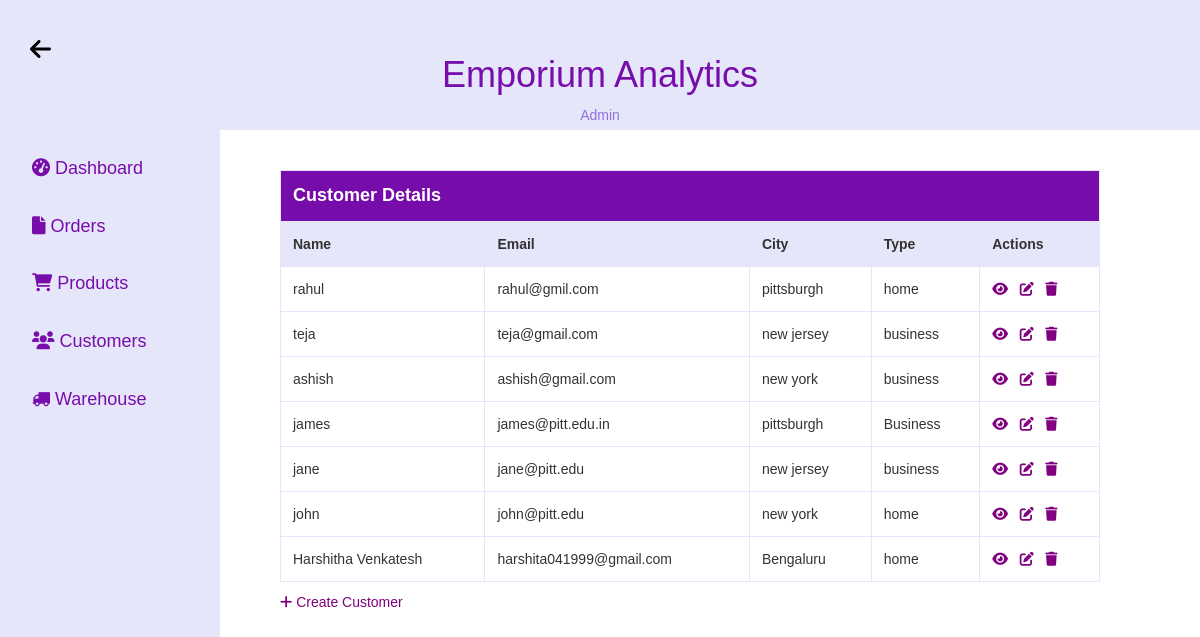
The app's page /customers/, older data.
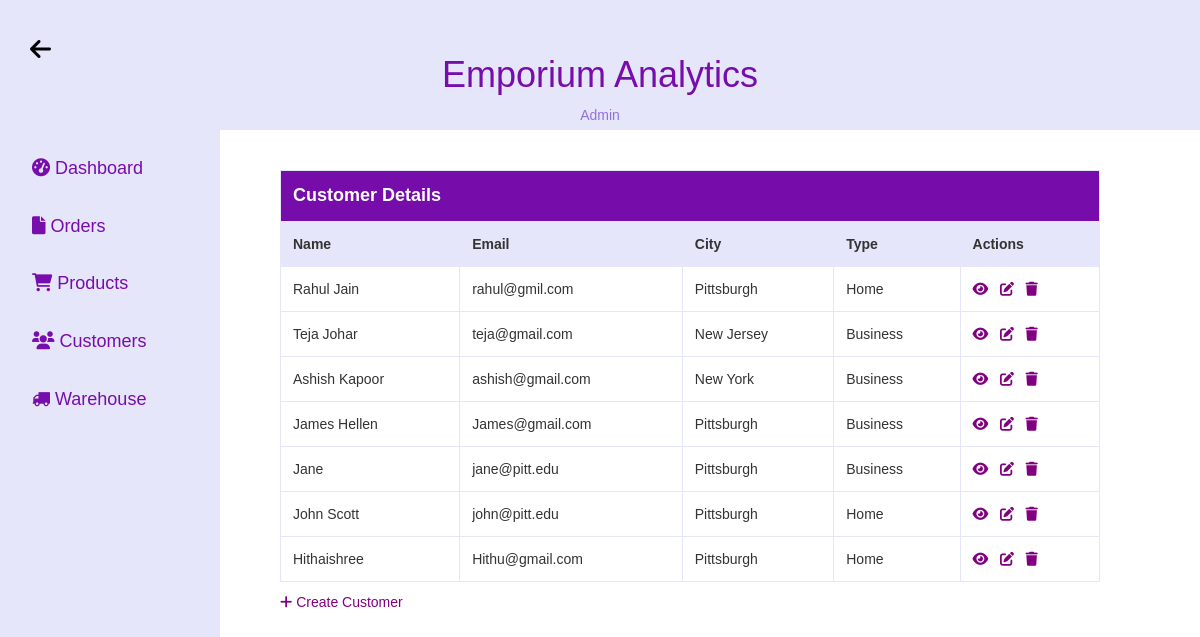
The same page, newer data.
### store/models.py (models this page shows, shortened)
class Customer(models.Model):
    user = models.OneToOneField(User, on_delete=models.CASCADE, null=True, blank=True)
    name = models.CharField(max_length=200, null=True)
    email = models.CharField(max_length=200, null=True)
    city = models.CharField(max_length=200, null=True)
    customer_type = models.TextField(max_length=200, null=True, default=None)

### store/views.py (the view)
# urls.py: path('customers/', views.customer_list, name='customer_list'),
def customer_list(request):
    customers = Customer.objects.all()
    return render(request, 'store/customer_list.html', {'customers': customers})

### store/Templates/store/customer_list.html (shortened to what this page needs)
<!DOCTYPE html>
<html lang="en">
<head>
    <link rel="stylesheet" href="https://cdnjs.cloudflare.com/ajax/libs/font-awesome/6.0.0/css/all.min.css">
    <link rel="stylesheet" href="https://maxcdn.bootstrapcdn.com/font-awesome/4.7.0/css/font-awesome.min.css">
    <link rel="stylesheet" href="https://maxcdn.bootstrapcdn.com/bootstrap/3.3.7/css/bootstrap.min.css">
</head>
<body>
<header>
    <h1><span>Emporium Analytics</span></h1>
    <a href="/" class="back-btn"><i class="fas fa-arrow-left"></i></a>
    <a href="/admin" data-after="Admin" style="color:mediumpurple">Admin</a>
</header>
<div class="sidebar">
    <a href="/dashboard">
        <i class="fas fa-tachometer-alt"></i> Dashboard
    </a>
    <a href="/order_items">
        <i class="fas fa-file"></i> Orders
    </a>
    <a href="/products">
        <i class="fas fa-shopping-cart"></i> Products
    </a>
    <a href="/customers">
        <i class="fas fa-users"></i> Customers
    </a>
    <a href="/warehouses">
        <i class="fa fa-truck"></i> Warehouse
    </a>
</div>
<div class="content">
    <table>
        <thead>
        <tr style="background-color: rgba(116,8,168,0.98); color:white; font-weight: bold; font-size: 18px;">
            <td colspan="5">Customer Details</td>
        </tr>
        <tr>
            <th>Name</th>
            <th>Email</th>
            <th>City</th>
            <th>Type</th>
            <th>Actions</th>
        </tr>
        </thead>
        <tbody>
        {% for customer in customers %}
        <tr>
            <td>{{ customer.name }}</td>
            <td>{{ customer.email }}</td>
            <td>{{ customer.city }}</td>
            <td>{{ customer.customer_type }}</td>
            <td>
                <a href="{% url 'customer_detail' customer_id=customer.id %}" class="icon" style="color:purple"><i class="fas fa-eye"></i></a>&nbsp;&nbsp;
                <a href="{% url 'customer_update' customer_id=customer.id %}" class="icon" style="color:purple"><i class="fas fa-edit"></i></a>&nbsp;&nbsp;
                <a href="{% url 'customer_delete' customer_id=customer.id %}" class="icon" style="color:purple"><i class="fas fa-trash"></i></a>
            </td>
        </tr>
        {% endfor %}
        </tbody>
    </table>
<div style="padding-top: 10px">
    <a href="{% url 'customer_create' %}" class="icon" style="color:purple"><i class="fas fa-plus"></i> Create Customer</a>
</div>
</div>
</body>
</html>

Row changes from the older to the newer data that the page shows:
removed Customer: name "Harshitha Venkatesh", email "harshita041999@gmail.com", city "Bengaluru", customer_type "home"
changed Customer "rahul@gmil.com": name "rahul" → "Rahul Jain"; city "pittsburgh" → "Pittsburgh"; customer_type "home" → "Home"
changed Customer "teja@gmail.com": name "teja" → "Teja Johar"; city "new jersey" → "New Jersey"; customer_type "business" → "Business"
changed Customer "ashish@gmail.com": name "ashish" → "Ashish Kapoor"; city "new york" → "New York"; customer_type "business" → "Business"
changed Customer: name "james" → "James Hellen"; email "james@pitt.edu.in" → "James@gmail.com"; city "pittsburgh" → "Pittsburgh"
changed Customer "jane@pitt.edu": name "jane" → "Jane"; city "new jersey" → "Pittsburgh"; customer_type "business" → "Business"
changed Customer "john@pitt.edu": name "john" → "John Scott"; city "new york" → "Pittsburgh"; customer_type "home" → "Home"
added Customer: name "Hithaishree", email "Hithu@gmail.com", city "Pittsburgh", customer_type "Home"
